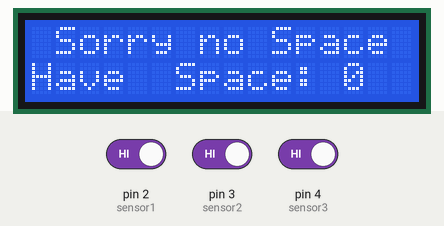
This sketch was run on a simulated Arduino Uno, built with avr-gcc and run on an emulated ATmega328P. On the bench: 16×2 character LCD. The inputs (shaded band) are chosen by the test bench; at power-on: pin 2 (sensor1) HIGH, pin 4 (sensor3) HIGH, pin 3 (sensor2) HIGH.

Above: at 3.2 s.
3.3 s: pin 2 (sensor1) driven LOW
At 4.9 s:
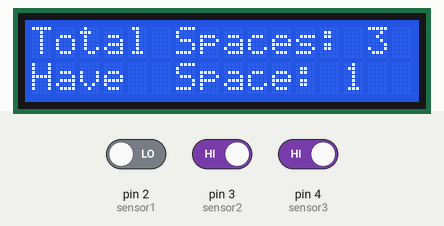
7.4 s: pin 4 (sensor3) driven LOW
8.9 s: pin 3 (sensor2) driven LOW
13.0 s: pin 4 (sensor3) driven HIGH
At 13.9 s:
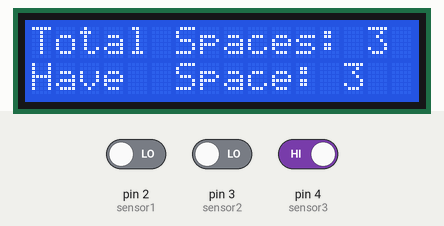
Timing chart, 0 to 15.5 s (numbered marks = the images above; inputs shaded):
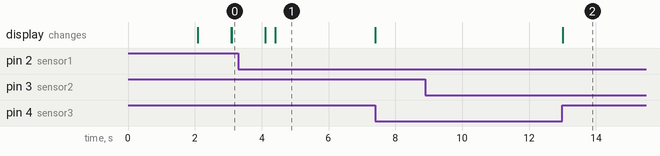

The sketch:

iot.ino
```cpp
#include <LiquidCrystal.h>// initialize the library with the numbers of the interface pins
LiquidCrystal lcd(A0, A1, A2, A3, A4, A5);

int led=13; //initializing led pin in digital pin 13
int sensor1 = 2;
int sensor2 = 3;
int sensor3 = 4;

int Total = 3;
int Space;

void setup() {
// defines linght blocking sensor as input
pinMode(sensor1, INPUT);

// lcd display configurations
lcd.begin(16, 2);
lcd.setCursor (0,0); // lcd.setCursor(col, row)
lcd.print("  Car  Parking  ");
lcd.setCursor (0,1);
lcd.print("     System     ");
delay (2000);
lcd.clear();

Space = Total;
}

void loop(){
   if (digitalRead(sensor1)== LOW && digitalRead(sensor2)== LOW && digitalRead(sensor3)== LOW)// read the digital value sensor and if the sensor value is low to mean there is no light.
 {
  Space = Total;
  digitalWrite(led,LOW);//turn of the led
  Serial.println("space available");//print out "HIGH"
  lcd.setCursor (0,0);
  lcd.print("Total Spaces: ");
  lcd.print(Total);

  lcd.setCursor (0,1);
  lcd.print("Have  Space: ");
  lcd.print(Space);
 }
    if (digitalRead(sensor1)== HIGH || digitalRead(sensor2)== HIGH || digitalRead(sensor3)== LOW)// read the digital value sensor and if the sensor value is low to mean there is no light.
 {
  Space = Total-1;
  digitalWrite(led,LOW);//turn of the led
  Serial.println("space available");//print out "HIGH"
  lcd.setCursor (0,0);
  lcd.print("Total Spaces: ");
  lcd.print(Total);

  lcd.setCursor (0,1);
  lcd.print("Have  Space: ");
  lcd.print(Space);
 }
     if ((digitalRead(sensor1)== HIGH && digitalRead(sensor2)== HIGH)|| (digitalRead(sensor1)== HIGH && digitalRead(sensor3)== HIGH) || (digitalRead(sensor2)== HIGH && digitalRead(sensor3)== HIGH))// read the digital value sensor and if the sensor value is low to mean there is no light.
 {
  Space = Total-2;
  digitalWrite(led,LOW);//turn of the led
  Serial.println("space available");//print out "HIGH"
  lcd.setCursor (0,0);
  lcd.print("Total Spaces: ");
  lcd.print(Total);

  lcd.setCursor (0,1);
  lcd.print("Have  Space: ");
  lcd.print(Space);
 }

  if (digitalRead(sensor1)== HIGH && digitalRead(sensor2)== HIGH && digitalRead(sensor3)== HIGH) // read the digital value sensor and if the sensor value is high to mean there is light.
 {
  Space = Total-3;
  digitalWrite(led,HIGH); //turn on the led
  Serial.println("no space");//print out "HIGH"

  lcd.setCursor (0,0);
  lcd.print(" Sorry no Space ");
  lcd.setCursor (0,1);
  lcd.print("Have  Space: ");
  lcd.print(Space);
  delay (1000);
  lcd.clear();
 }

}
```

Measured:
- after the input at 8.9 s, every drawn part: stays the same
- after the input at 13.0 s, the display: changes at once (image 2)
